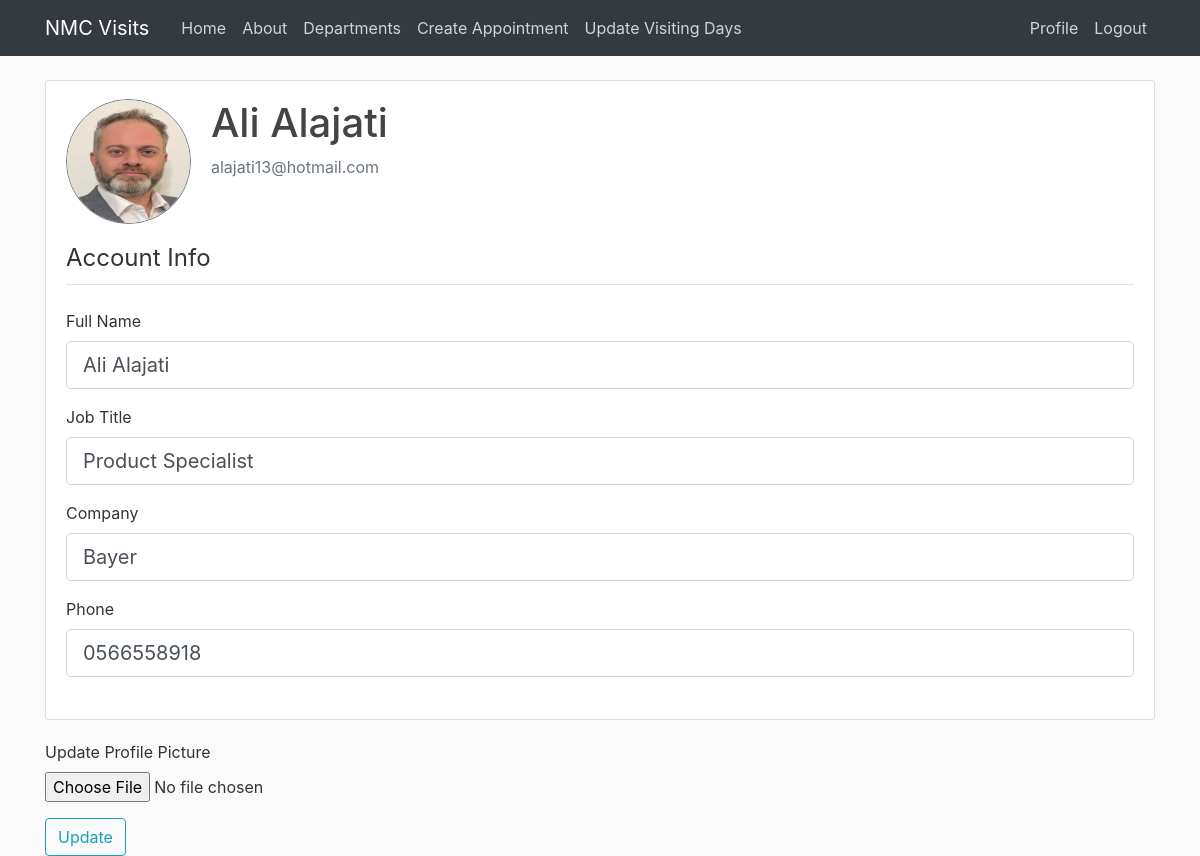
The app's page /profile (signed in), older data.
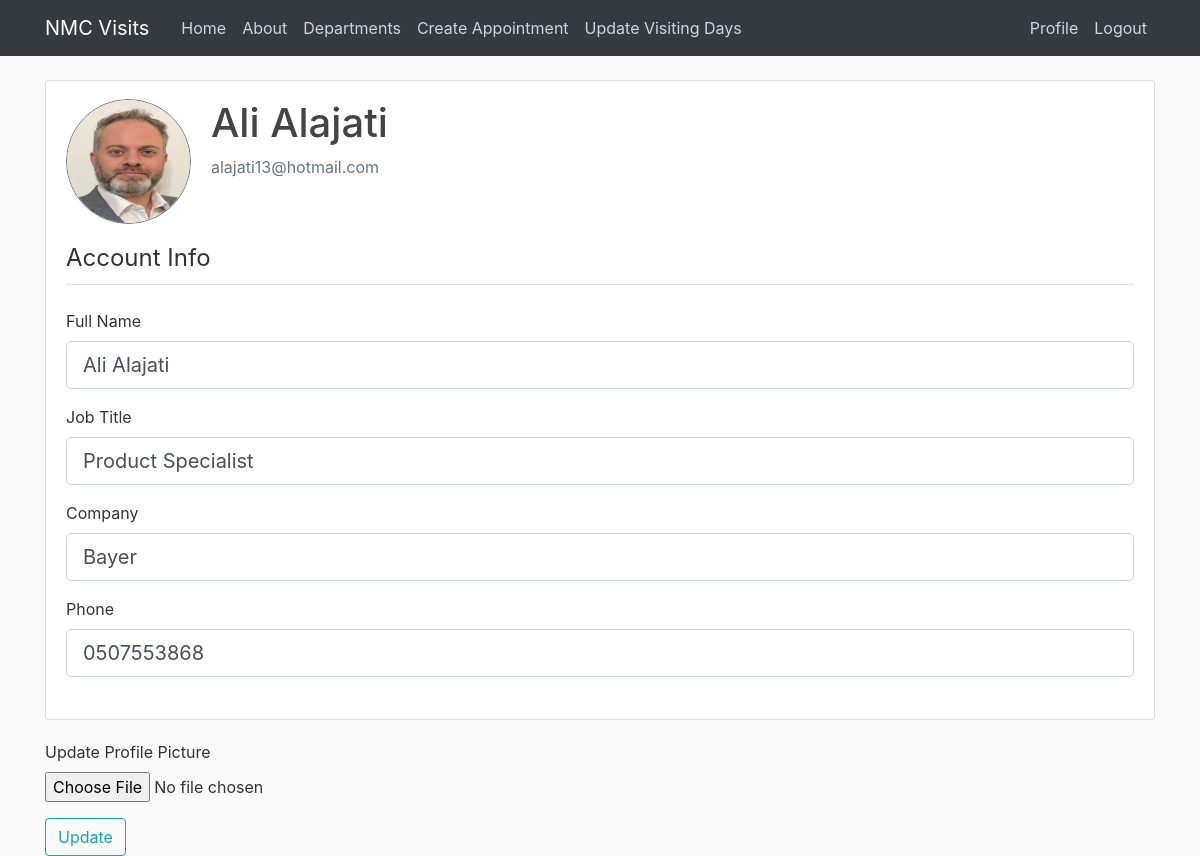
The same page, newer data.
### nmcvisits/models.py (models this page shows, shortened)
class User(db.Model, UserMixin):
    id = db.Column(db.Integer, primary_key=True)
    username = db.Column(db.String(100), nullable=False)
    email = db.Column(db.String(100), unique=True, nullable=False)
    password = db.Column(db.String(), nullable=False)
    company = db.Column(db.String())
    jobTitle = db.Column(db.String())
    phone = db.Column(db.String())
    imageFile = db.Column(db.String(20), nullable=False, default='default.jpg')
    appointments = db.relationship('Appointment', backref='visitor', lazy=True)

### nmcvisits/routes.py (the view)
@app.route("/profile", methods=["GET", "POST"])
@login_required
def profile():
    form = UpdateProfileForm()
    if form.validate_on_submit():
        if form.picture.data:
            pictureFile = savePicture(form.picture.data)
            if current_user.imageFile != "default.jpg":
                oldPicturePath = os.path.join(app.root_path, "static/Profile_Photos", current_user.imageFile)
                os.remove(oldPicturePath)
            current_user.imageFile = pictureFile
        current_user.username = form.username.data.strip().title()
        current_user.jobTitle = form.jobTitle.data.strip().title()
        current_user.company = form.company.data.strip().title()
        current_user.phone = form.phone.data.strip()
        db.session.commit()
        flash("your profile has been updated", "success")
        return redirect(url_for("profile"))
    elif request.method == "GET":
        form.username.data = current_user.username
        form.jobTitle.data = current_user.jobTitle
        form.company.data = current_user.company
        form.phone.data = current_user.phone
    imageFile = url_for("static", filename="profile_photos/" + current_user.imageFile)
    return render_template("profile.html", title = "Profile", imageFile=imageFile, form=form)

### nmcvisits/forms.py
class UpdateProfileForm(FlaskForm):
    username = StringField("Full Name", validators=[DataRequired(), Length(min=2, max=100)])
    jobTitle = StringField("Job Title", validators=[DataRequired(), Length(min=2, max=100)])
    company = StringField("Company", validators=[DataRequired(), Length(min=2, max=100)])
    phone = StringField("Phone", validators=[DataRequired(), Length(min=8, max=100)])
    picture = FileField("Update Profile Picture", validators=[FileAllowed(["jpg","png","bmp","jpeg","svg"])])
    submit = SubmitField('Update')

### nmcvisits/models.py (called while the page is built)
@login_manager.user_loader
def load_user(user_id):
    return User.query.get(int(user_id))

### nmcvisits/templates/profile.html (shortened to what this page needs)
{% extends "layout.html" %}
{% block body %}
    <div class="content-section">
        <div class="media pt-2">
            <img class="rounded-circle border border-secondary account-img", src="{{imageFile}}" alt="User Photo">
            <div class="media-body">
                <h2 class="account-heading">{{current_user.username}}</h2>
                <p class="text-secondary">{{current_user.email}}</p>
            </div>
        </div>
        <form action="" method="POST" enctype="multipart/form-data">
            <fieldset class="form-group">
                <legend class="border-bottom mb-4 pb-2">Account Info</legend>
                    <div class="form-group">
                        {{ form.username.label(class="form-control-label") }}
                        {% if form.username.errors %}
                            {{ form.username(class="form-control form-control-lg is-invalid") }}
                            <div class="invalid-feedback">
                                {% for error in form.username.errors %}
                                    <span>{{ error }}</span>
                                {% endfor %}
                            </div>
                        {% else %}
                            {{ form.username(class="form-control form-control-lg")  }}
                        {% endif %}
                    </div>
                    <div class="form-group">
                        {{ form.jobTitle.label(class="form-control-label") }}
                        {% if form.jobTitle.errors %}
                            {{ form.jobTitle(class="form-control form-control-lg is-invalid") }}
                            <div class="invalid-feedback">
                                {% for error in form.jobTitle.errors %}
                                    <span>{{ error }}</span>
                                {% endfor %}
                            </div>
                        {% else %}
                            {{ form.jobTitle(class="form-control form-control-lg") }}
                        {% endif %}
                    </div>
                    <div class="form-group">
                        {{ form.company.label(class="form-control-label") }}
                        {% if form.company.errors %}
                            {{ form.company(class="form-control form-control-lg is-invalid") }}
                            <div class="invalid-feedback">
                                {% for error in form.company.errors %}
                                    <span>{{ error }}</span>
                                {% endfor %}
                            </div>
                        {% else %}
                            {{ form.company(class="form-control form-control-lg") }}
                        {% endif %}
                    </div>
                    <div class="form-group">
                        {{ form.phone.label(class="form-control-label") }}
                        {% if form.phone.errors %}
                            {{ form.phone(class="form-control form-control-lg is-invalid") }}
                            <div class="invalid-feedback">
                                {% for error in form.phone.errors %}
                                    <span>{{ error }}</span>
                                {% endfor %}
                            </div>
                        {% else %}
                            {{ form.phone(class="form-control form-control-lg") }}
                        {% endif %}
                    </div>
                </div>
                <div class="form-group">
                    {{ form.picture.label() }}
                    {{ form.picture(class="form-control-file") }}
                </div>
            <div>
                {{ form.submit(class="btn btn-outline-info") }}
            </div>
    </div>
{% endblock %}

### nmcvisits/templates/layout.html (shortened to what this page needs)
<!DOCTYPE html>
<html>
<head>
    <link rel="stylesheet" href="https://maxcdn.bootstrapcdn.com/bootstrap/4.0.0/css/bootstrap.min.css">
    <link rel="stylesheet" type="text/css" href="{{ url_for('static', filename='styles.css') }}">
</head>
<body>
    <header class="site-header">
      <nav class="navbar navbar-expand-md navbar-dark bg-dark fixed-top">
        <div class="container">
          <a class="navbar-brand mr-4" href="/">NMC Visits</a>
          <div class="collapse navbar-collapse" id="navbarToggle">
            <div class="navbar-nav mr-auto">
              <a class="nav-item nav-link" href="{{ url_for('home') }}">Home</a>
              <a class="nav-item nav-link" href="{{ url_for('about') }}">About</a>
              <a class="nav-item nav-link" href="{{ url_for('departments') }}">Departments</a>
              <a class="nav-item nav-link" href="{{ url_for('createAppointment') }}">Create Appointment</a>
              <a class="nav-item nav-link" href="{{ url_for('allowedDaysToVisit') }}">Update Visiting Days</a>
            </div>
            <div class="navbar-nav">
              {% if current_user.is_authenticated %}
              <a class="nav-item nav-link" href="{{ url_for('profile') }}">Profile</a>
              <a class="nav-item nav-link" href="{{ url_for('logout') }}">Logout</a>
              {% else %}
              <a class="nav-item nav-link" href="{{ url_for('login') }}">Login</a>
              <a class="nav-item nav-link" href="{{ url_for('register') }}">Register</a>
              {% endif %}
            </div>
          </div>
        </div>
      </nav>
    </header>
    <main role="main" class="container">
      <div class="row">
        {% if sidebar %}
        <div class="col-md-8">
        {% else %}
        <div class="col-md-12">
        {% endif %}
          {% block body %}{% endblock %}
        </div>
    </main>
</body>
</html>

### nmcvisits/static/styles.css (style rules this page uses)
body { background: #fafafa; color: #333333; margin-top: 5rem; }
h1, h2, h3, h4, h5, h6 { color: #444444; }
.site-header .navbar-nav .nav-link { color: #cbd5db; }
.content-section { background: #ffffff; padding: 10px 20px; border: 1px solid #dddddd; border-radius: 3px; margin-bottom: 20px; }
.account-img { height: 125px; width: 125px; margin-right: 20px; margin-bottom: 16px; }
.account-heading { font-size: 2.5rem; }

Row changes from the older to the newer data that the page shows:
changed User "Ali Alajati": phone "0566558918" → "0507553868"
